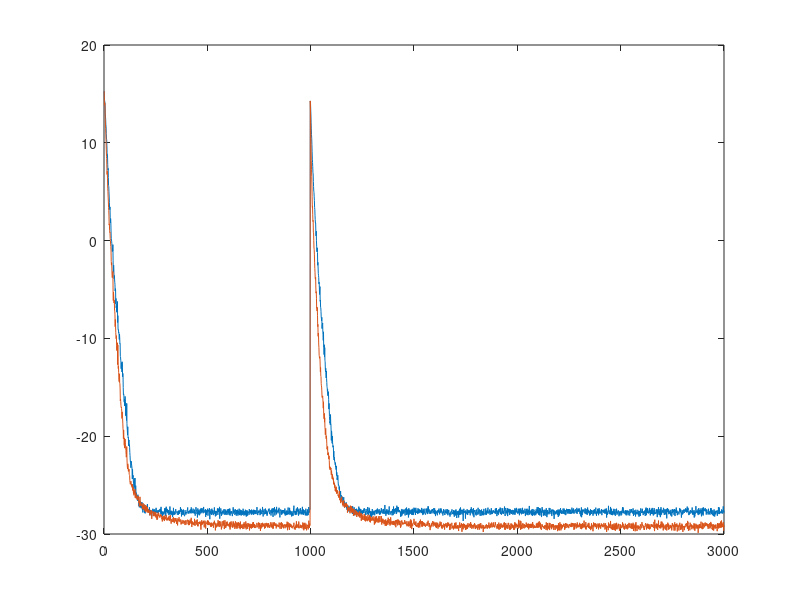

Here is the MATLAB script that generated this plot: (Note: this script raises an error after producing the figure.)
clear;
clc;
close all;



addpath(['.' filesep 'results']);
addpath(['..' filesep '..' filesep]);
addpath(['.' filesep 'Utils' filesep]);


linewidth = 1.5;
fontname = 'Times';
fontsize = 24;

figProp = struct( 'size' , 24 , 'font' ,fontname , 'lineWidth' , linewidth, 'figDim', [1 1 800 600]);  



load results01.mat;
figure

for l = 1:size(e3,2)
    aux = find(e3{l},1);
    plot(10*log10((e3{l}(aux:end))))
    hold on;
    meanMSE(1) = mean(10*log10((e3{l}(999 - 499:999))));
    stdMse(1) = std(10*log10((e3{l}(999 - 499:999))));
    
end
convergenceSample(1) = find(10*log10(e3{l}(aux:999)) < meanMSE(1) + 2*stdMse(1)*sign(2*stdMse(1)),1,'first');




load results02.mat;

for l = 1:size(e3,2)
    aux = find(e3{l},1);
    plot(10*log10((e3{l}(aux:end))))
    hold on;
    meanMSE(2) = mean(10*log10((e3{l}(999 - 499:999))));
    stdMse(2) = std(10*log10((e3{l}(999 - 499:999))));
end
convergenceSample(2) = find(10*log10(e3{l}(aux:999)) < meanMSE(2) + 2*stdMse(2)*sign(2*stdMse(2)),1,'first');


load results04.mat;

for l = 1:size(e3,2)
    aux = find(e3(:,l),1);
    plot(10*log10((e3(aux:end,l))))
    hold on;
    
    meanMSE(3) = mean(10*log10((e3(999 - 499:999))));
    stdMse(3) = std(10*log10((e3(999 - 499:999))));
end

convergenceSample(3) = find(10*log10(e3(aux:999)) < meanMSE(3) + 2*stdMse(3)*sign(2*stdMse(3)),1,'first');

load results03.mat;

for l = 1:size(e3,2)
    aux = find(e3(:,l),1);
    plot(10*log10((e3(aux:end,l))))
    hold on;
    
    meanMSE(4) = mean(10*log10((e3(999 - 499:999))));
    stdMse(4) = std(10*log10((e3(999 - 499:999))));
end

convergenceSample(4) = find(10*log10(e3(aux:999)) < meanMSE(4) + 2*stdMse(4)*sign(2*stdMse(4)),1,'first');



xlabel('Iterations','interpreter','latex');
ylabel('MSE [dB]','interpreter','latex');

H = legend('V-PNLMS','VSM-PNLMS','V-RLS','VM-BEACON');
set(H,'interpreter','latex')
xlim([0 2000])
ylim([-35 15])


formatFig( gcf ,['.' filesep 'figs' filesep 'mseEq'],'en' , figProp );


figure

load results01.mat;

for l = 1:size(misalignment,2)
    aux = find(misalignment{l},1);
    plot(10*log10((misalignment{l}(aux:end))))
    hold on;
end

load results02.mat;

for l = 1:size(misalignment,2)
    aux = find(misalignment{l},1);
    plot(10*log10((misalignment{l}(aux:end))))
    hold on;
end


load results04.mat;

for l = 1:size(misalignment,2)
    aux = find(misalignment,1);
    plot(10*log10((misalignment(aux:end))))
    hold on;
end


load results03.mat;

for l = 1:size(misalignment,2)
    aux = find(misalignment,1);
    plot(10*log10((misalignment(aux:end))))
    hold on;
end

xlabel('Iterations','interpreter','latex');
ylabel('Misalignment [dB]','interpreter','latex');

H = legend('V-PNLMS','VSM-PNLMS','V-RLS','VM-BEACON');
set(H,'interpreter','latex')
xlim([0 2000])
ylim([-60 10])

formatFig( gcf ,['.' filesep 'figs' filesep 'misEq'],'en' , figProp );


load results02.mat;
aux = find(misalignment{l},1);

meanCountSMPAPA_NLMS = mean(meanCount{1}(aux:999))*100;

load results03.mat;

aux = find(misalignment,1);
meanCountBEACON = mean(meanCount(aux:999))*100;


meanCountSMPAPA_NLMS_Tran = mean(meanCount{1}(find(meanCount{1},1):200));
meanCountSMPAPA_NLMS_SS = mean(meanCount{1}(201:1000));


meanCountSMPAPA_NLMS_Tran_2 = mean(meanCount{1}(1001:1001+200));
meanCountSMPAPA_NLMS_SS_2 = mean(meanCount{1}(1001+200+1:end));



figure

for l = 1:size(misalignment,2)
    aux = find(misalignment{l},1);
    plot(10*log10((misalignment{l}(aux:end))))
    hold on;
end

xlabel('Iterations','interpreter','latex');
ylabel('Misalignment (dB)','interpreter','latex');

% H = legend('$L = 0$','$L = 1$','$L = 2$','$L = 3$');
% set(H,'interpreter','latex')
xlim([0 2000])
ylim([-60 10])

% formatFig( gcf ,['.' filesep 'figs' filesep '2017-06-01' filesep 'misSMPAPA_NLMS'],'en' , figProp );




xlabel('Iterations','interpreter','latex');
ylabel('MSE (dB)','interpreter','latex');

% H = legend('$L = 0$','$L = 1$','$L = 2$','$L = 3$');
% set(H,'interpreter','latex')
xlim([0 2000])
ylim([-35 10])
% formatFig( gcf ,['.' filesep 'figs' filesep '2017-06-01' filesep 'mseSM_OBE'],'en' , figProp );


meanCountSM_OBE_Tran = mean(meanCount(find(meanCount,1):200));
meanCountSM_OBE_SS = mean(meanCount(201:1000));

meanCountSM_OBE_Tran_2 = mean(meanCount(1001:1001+200));
meanCountSM_OBE_SS_2 = mean(meanCount(1001+200+1:end));


figure

for l = 1:size(misalignment,2)
    aux = find(misalignment(:,l),1);
    plot(10*log10((misalignment(aux:end,l))))
    hold on;
end

xlabel('Iterations','interpreter','latex');
ylabel('Misalignment (dB)','interpreter','latex');

% H = legend('$L = 0$','$L = 1$','$L = 2$','$L = 3$');
% set(H,'interpreter','latex')
xlim([0 2000])
ylim([-60 15])


% formatFig( gcf ,['.' filesep 'figs' filesep '2017-06-01' filesep 'misSM_OBE'],'en' , figProp );


rmpath(['.' filesep 'results']);
rmpath(['..' filesep '..' filesep]);
rmpath(['.' filesep 'Utils' filesep]);


